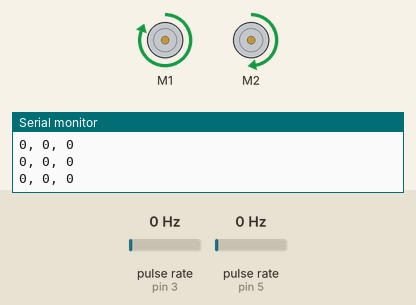
Simulated run of this sketch. Board: Arduino Uno, built with avr-gcc and run on an emulated ATmega328P. Shown: 2 × DC motor (green arrow = forward, orange = backward, longer = faster), the last lines printed to the serial monitor. Wiring (inferred from the names in the program): 2 × pulse sensor: data pin 3 / data pin 5. The inputs (shaded band) are chosen by the test bench; at power-on: pulse rate (sensors on pin 3, pin 5) 0 Hz.

Above: at 1.2 s.
1.3 s: pulse rate (sensor on pin 3) set to 4 Hz
At 2.55 s:
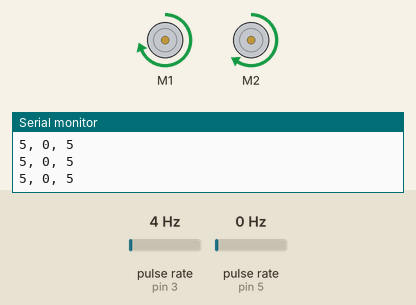
At 4.2 s:
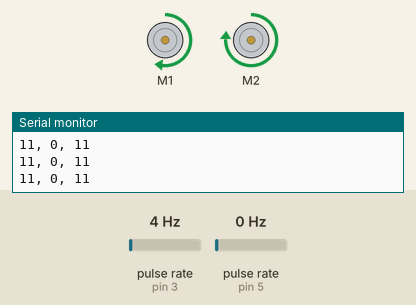
4.3 s: pulse rate (sensor on pin 5) set to 50 Hz
6.3 s: pulse rate (sensor on pin 3) set to 144 Hz
9.3 s: pulse rate (sensor on pin 3) set to 147 Hz
12.3 s: pulse rate (sensor on pin 5) set to 100 Hz
At 15.2 s:
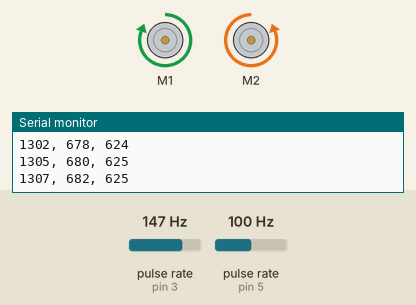
15.3 s: pulse rate (sensor on pin 5) set to 50 Hz
At 18.7 s:
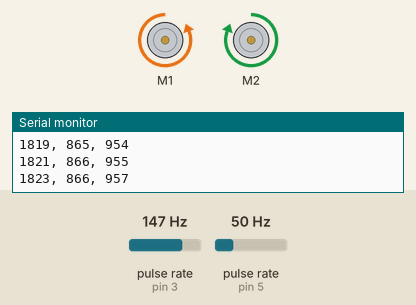
Timing chart, 0 to 19.3 s (numbered marks = the images above; inputs shaded):
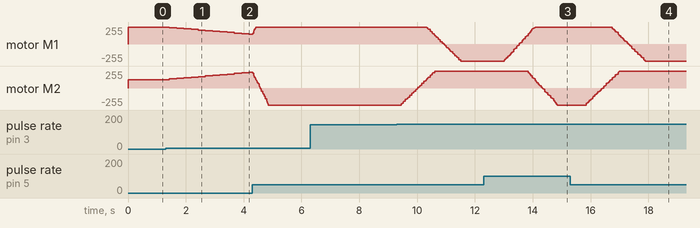

The sketch:

circle.ino
```cpp
#include "DualVNH5019MotorShield.h"
#include "PinChangeInt.h"
#include "SharpIR.h"

DualVNH5019MotorShield md;

#define pinEncoderL 3
#define pinEncoderR 5
#define sensorFrontLeft 1
#define sensorFrontCenter 2
#define sensorFrontRight 3

#define MODEL 1080 // 1080 (Short), 20150 (Long)
//
//SharpIR sensor1(sensorFrontLeft, 200, 99, MODEL);
//SharpIR sensor2(sensorFrontCenter, 200, 99, MODEL);
//SharpIR sensor3(sensorFrontRight, 200, 99, MODEL);

enum obstacleStates {
  LEFT_ROW,
  CENTER_ROW,
  RIGHT_ROW,
  NO_OBSTACLE,
  WALL
};

obstacleStates sensorState = NO_OBSTACLE;

unsigned long duration1, duration2;
volatile long encoderCountLeft = 0, encoderCountRight = 0;

double target_Tick = 0, last_tick = 0;
double error = 0, integral = 0;

int pid = 0;


void setup() {
  Serial.begin(9600);

  md.init();
  pinMode(pinEncoderL, INPUT);
  pinMode(pinEncoderR, INPUT);

  PCintPort::attachInterrupt(pinEncoderL, incLeft, RISING);
  PCintPort::attachInterrupt(pinEncoderR, incRight, RISING);
}

void loop() {
  int distance = 360;
  // moveLookingForward(distance);
  moveForward(distance);
  delay(1000000);
}
//void moveLookingForward(int distance) {
//  int left_offset =0, right_offset =0;
//  boolean bool_check = false;
//
//  while (distance > 0) {
//    readFrontSensors();
//    //    readSideSensors();
//    switch (sensorState) {
//      case NO_OBSTACLE:
//        Serial.println("No Obstacle");
//        if (left_offset != 0){
//          rotateLeft(90);
//          while (left_offset != 0) {
//            moveForward(10);
//            left_offset--;
//          }
//          rotateRight(90);
//        }
//        if (right_offset != 0){
//          rotateRight(90);
//          while (right_offset != 0) {
//            moveForward(10);
//            right_offset--;
//          }
//          rotateLeft(90);
//        }
//        moveForward(10);
//        distance -= 10;
//        break;
//
//      case LEFT_ROW:
//        Serial.println("Left");
//        rotateRight(90);
//        bool_check = check_if_can_avoid();
//        if (bool_check){
//            Serial.println("Conventional Way");
//            //go conventional
//            moveForward(10);
//            rotateLeft(90);
//            moveForward(40);
//            rotateLeft(90);
//            moveForward(10);
//            rotateRight(90);
//            //Clear Obstacle, bot in front of block
//            distance -= 40;
//            Serial.println("Bot ahead of block");
//        }else{
//            //go alternative
//            rotateLeft(180);
//            moveForward(30);
//            rotateRight(90);
//            moveForward(40);
//            rotateRight(90);
//            moveForward(30);
//            rotateLeft(90);
//            //Clear Obstacle, bot in front of block
//            distance -= 40;
//            Serial.println("Bot ahead of block");
//        }
//        break;
//
//      case RIGHT_ROW:
//        Serial.println("Right");
//            rotateLeft(90);
//            bool_check = check_if_can_avoid();
//            if (bool_check){
//                Serial.println("Conventional Way");
//                //go conventional
//                moveForward(10);
//                rotateRight(90);
//                moveForward(40);
//                rotateRight(90);
//                moveForward(10);
//                rotateLeft(90);
//                //Clear Obstacle, bot in front of block
//                distance -= 40;
//                Serial.println("Bot ahead of block");
//            }else{
//                //go alternative
//                rotateLeft(180);
//                moveForward(30);
//                rotateLeft(90);
//                moveForward(40);
//                rotateLeft(90);
//                moveForward(30);
//                rotateRight(90);
//                //Clear Obstacle, bot in front of block
//                distance -= 40;
//                Serial.println("Bot ahead of block");
//            }
//        break;
//
//      case CENTER_ROW:
//        Serial.println("center");
//        rotateLeft(90);
//        bool_check = check_if_can_avoid();
//        if(bool_check){
//          moveForward(10);
//          rotateRight(90);
//          right_offset++;
//        }else{
//          rotateLeft(180);
//          moveForward(10);
//          rotateLeft(90);
//          left_offset++;
//        }
//        break;
//
//      case WALL :
//        Serial.println("wall");
//        moveForward(distance-4);
//        break;
//    }
//
//  }
//}

//boolean check_if_can_avoid(){
//    //check if wall is at least 2 grids ahead
//    int dist1 = sensor1.distance();
//    int dist2 = sensor2.distance();
//    int dist3 = sensor3.distance();
//
//    if (obstaclePosition(dist1) == 1 ||
//        obstaclePosition(dist2) == 1 ||
//        obstaclePosition(dist3) == 1  )
//    {
//        //wall here go by alternative
//        Serial.println("false");
//        return false;
//    }else{
//        //no wall, go by conventional way
//        Serial.println("true");
//        return true;
//    }
//}

void incLeft() {
  encoderCountLeft++;
}

void incRight() {
  encoderCountRight++;
}


double tuneWithPID() {
  Serial.println(String(encoderCountLeft) + ", " + String(encoderCountRight) + ", " + String(encoderCountLeft - encoderCountRight));
  double kp, ki, kd, p, i, d;

  kp = 14.3; // trial and error
  ki = 0;
  kd = 0;


  error = encoderCountLeft - 2*encoderCountRight;
  integral += error;

  p = error * kp;
  i = integral * ki;
  d = (last_tick - encoderCountLeft) * kd;
  pid = p + i + d;

  last_tick = encoderCountLeft;

  return pid;
}

void moveForward(double cmDis) {
  pid = 0;
  encoderCountLeft = 0, encoderCountRight = 0;
  error = 0, integral = 0, last_tick = 0;

  target_Tick = cmDis * 29; // Caliberated to 30.25 ticks per cm

  while (encoderCountLeft < target_Tick ) {
    pid = tuneWithPID();
    md.setSpeeds(400 - pid, 200 + pid);
  }

  md.setBrakes(400, 400);
}


//void moveBackward(double cmDis) {
//  pid = 0;
//  encoderCountLeft = 0, encoderCountRight = 0;
//  error = 0, integral = 0, last_tick = 0;
//
//  target_Tick = cmDis * 29; // Caliberated to 30.25 ticks per cm
//
//  while (encoderCountLeft < target_Tick ) {
//    pid = tuneWithPID();
//    md.setSpeeds(-(200 - pid), -(200 + pid));
//  }
//  md.setBrakes(400, 400);
//}
//
//int rotateRight(double angle) {
//  pid = 0;
//  encoderCountRight = 0, encoderCountLeft = 0;
//  error = 0, integral = 0;
//
//  if (angle <= 90) target_Tick = angle * 4.423;
//  else if (angle <= 180 ) target_Tick = angle * 4.62;
//  else if (angle <= 360 ) target_Tick = angle * 4.675;
//  else target_Tick = angle * 4.65;
//
//  while (encoderCountLeft < target_Tick ) {
//    pid = tuneWithPID();
//    md.setSpeeds(200 - pid, -(200 + pid));
//  }
//  md.setBrakes(400, 400);
//  delay(100);
//}
//
//int rotateLeft(double angle) {
//  pid = 0;
//  encoderCountRight = 0, encoderCountLeft = 0;
//  error = 0, integral = 0;
//
//  if (angle <= 90) target_Tick = angle * 4.424;
//  else if (angle <= 180 ) target_Tick = angle * 4.51;
//  else if (angle <= 360 ) target_Tick = angle * 4.51;
//  else target_Tick = angle * 4.65;
//
//  while (encoderCountLeft < target_Tick ) {
//    pid = tuneWithPID();
//    md.setSpeeds(-(200 - pid), (200 + pid));
//  }
//  md.setBrakes(400, 400);
//  delay(100);
//}
//
//
//int calibrateSensorValue(int val) {
//  /**
//   * 20cm distance has the most accurate reading
//   * with each increment of 10cm, there will be 2cm additional increment in readings
//   */
//  //   Serial.println("val"+ String(val));
//  return (val + 4) / 1.2;
//}
//
//int obstaclePosition(int val) {
//  /**
//   * range of values are from
//   * (1.2n - 4) - (4 + 0.1n) to (1.2n - 4) + (4 + 0.1n)
//   */
//  int i;
//  for (i = 1; i <= 10; i++) {
//    if (val <= (13 * i)) {
//      return i;
//    }
//  }
//  return 0;
//}
//
//void readFrontSensors() {
//  //Serial.println(String(calibrateSensorValue(sensor1.distance()))+","+String(calibrateSensorValue(sensor2.distance()))+","+String(calibrateSensorValue(sensor3.distance())));
//  int sensor1val = 0, sensor2val = 0, sensor3val = 0;
//  sensor1val = sensor1.distance();
//  sensor2val = sensor2.distance();
//  sensor3val = sensor3.distance();
//  if (obstaclePosition(sensor1val) == 1) {
//    sensorState = LEFT_ROW;
//  }else if(obstaclePosition(sensor2val) == 1){
//    sensorState = CENTER_ROW;
//  }else if(obstaclePosition(sensor3val) == 1){
//    sensorState = RIGHT_ROW;
//  }else{
//    sensorState = NO_OBSTACLE;
//  }
//
//  if (obstaclePosition(sensor1val) == obstaclePosition(sensor2val) == obstaclePosition(sensor3val)){
//    if (sensorState != NO_OBSTACLE){
//      sensorState = WALL;
//    }
//  }
//  //TODO: Check Right Sensor Values
//  //TODO: Check Center Sensor Values
//  //    if(caliberateSensorValue(sensor3.distance()) <= 30 && caliberateSensorValue(sensor3.distance())){
//  //      sensorState = CENTER_ROW;
//  //    }
//
//}
```

Measured:
- after the input at 1.3 s, motor M1: moves from forward 255/255 to forward 145/255 over 2.7 s, starting after 0.13 s; motor M2: moves from forward 127/255 to forward 236/255 over 2.7 s, starting after 0.13 s
- after the input at 12.3 s, motor M1: moves from backward 255/255 to forward 255/255 over 1.1 s, starting after 0.71 s; motor M2: moves from forward 255/255 to backward 255/255 over 1.0 s, starting after 1.5 s
- after the input at 15.3 s, motor M1: moves from forward 255/255 to backward 255/255 over 1.1 s, starting after 1.4 s; motor M2: moves from backward 255/255 to forward 255/255 over 1.1 s, starting after 0.55 s
